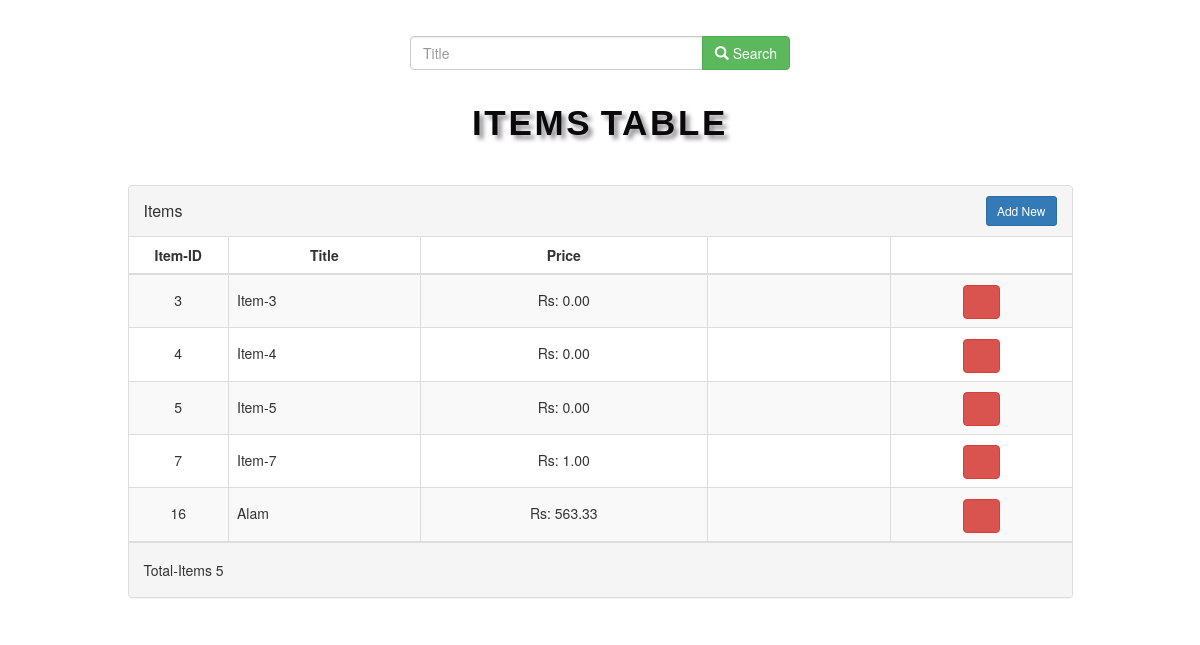
The page / on the database its author committed.
### tables this page shows
CREATE TABLE `item` (
  `item_id` int(11) NOT NULL,
  `title` varchar(50) NOT NULL DEFAULT 'N/A',
  `price` decimal(10,2) NOT NULL DEFAULT '0.00'
);

### script/items.php (called while the page is built, shortened)
<?php
function getItems(){
    $conn = connect();
    $items = array();
    $sql = "SELECT SQL_CALC_FOUND_ROWS * FROM " . TBL_ITEM ;
    try {
      $st = $conn->prepare( $sql );
      $st->execute();
      foreach ( $st->fetchAll() as $row ) {
        $items[] = $row ;
      }
      $st = $conn->query( "SELECT found_rows() AS totalRows" );
      $row = $st->fetch();
      $totalRows = $row["totalRows"];
      return  array($items, $totalRows);
    } catch ( PDOException $e ) {
      disconnect( $conn );
      die( "Query failed: " . $e->getMessage() );
    }
}
?>

### index.php (the view, shortened to what this page needs)
<?php
require_once "script/items.php" ;
if (isset($_GET['item']) && !empty($_GET['item']) )
  list($items, $totalItems) = searchItem($_GET['item']) ;
else
  list ($items,$totalItems) = getItems();
?>
<!DOCTYPE html>
<html lang="en">
<head>
  <link rel="stylesheet" href="css/bootstrap.min.css">
  <link rel="stylesheet" href="css/font-awesome.min.css">
  <link rel="stylesheet" href="css/styles.css">
</head>
<body>
<div class="container" style="margin-top: 3%;">
    <div class="col-md-4 col-md-offset-4">
      <div class="row">
      <form role="form" id="form-buscar" method="GET" action="<?php echo htmlspecialchars($_SERVER["PHP_SELF"]);?>" autocomplete="off">
        <div class="form-group">
          <div class="input-group">
              <input id="search" class="form-control" type="text" name="item" placeholder="Title" required autofocus/>
              <span class="input-group-btn">
                <button name="search" class="btn btn-success" type="submit">
                  <i class="glyphicon glyphicon-search" aria-hidden="true"></i> Search
                </button>
              </span>
          </div>
        </div>
      </form>
      </div>
    </div>
</div>
<div class="container">
  <div class="row">
    <h1 class="text-center">Items Table</h1>
    <div class="col-md-10 col-md-offset-1">
      <div class="panel panel-default panel-table">
        <div class="panel-heading">
          <div class="row">
            <div class="col col-xs-6">
              <h3 class="panel-title">Items</h3>
            </div>
            <div class="col col-xs-6 text-right">
              <button type="button" class="btn btn-sm btn-primary btn-create" data-toggle="modal" data-target="#myModal">Add New</button>
            </div>
          </div>
        </div>
        <div class="panel-body">
          <table class="table table-striped table-bordered table-list">
            <thead>
              <tr>
                <th class="text-center">Item-ID</th>
                <th class="text-center">Title</th>
                <th class="text-center">Price</th>
                <th class="text-center"><em class="fa fa-print"></em></th>
                <th class="text-center"><em class="fa fa-cog"></em></th>
              </tr>
            </thead>
            <tbody>
              <?php for ($i=0; $i < count($items); $i++) { ?>
              <tr>
                <td class="text-center"><?php echo $items[$i]['item_id'] ?></td>
                <td><?php echo $items[$i]['title'] ?></td>
                <td class="text-center">Rs: <?php echo $items[$i]['price'] ?></td>
                <td align="center">
                  <?php
                    echo '<a href="script/print.php?id=' ."{$items[$i]['item_id']}". '" class="btn btn-inverse"><em class="fa fa-file-word-o"></em></a>';
                  ?>
                </td>
                <td align="center">
                  <?php
                    echo '<a href="script/delete.php?deleteID=' ."{$items[$i]['item_id']}". '" class="btn btn-danger"><em class="fa fa-trash"></em></a>';
                  ?>
                </td>
              </tr>
              <?php } ?>
            </tbody>
          </table>
        </div>
        <div class="panel-footer">
          <div class="row">
            <div class="col col-xs-4">Total-Items <?php echo $totalItems ?></div>
          </div>
        </div>
      </div>
    </div>
  </div>
</div>
</body>
</html>

### css/styles.css (style rules this page uses)
body > div > div.row > h1 { text-shadow:4px 4px 4px rgba(46,39,45,0.5); font-weight:bold; text-transform:uppercase; color:#09080A; letter-spacing:2pt; word-spacing:-3pt; font-size:35px; font-family:comic sans, comic sans ms, cursive, verdana, arial, sans-serif; line-height:1; }
.panel-table .panel-body { padding:0; }
.panel-table .panel-body .table-bordered { border-style: none; margin:0; }
.panel-table .panel-body .table-bordered > thead > tr > th:first-of-type { text-align:center; width: 100px; }
.panel-table .panel-body .table-bordered > thead > tr > th:last-of-type, .panel-table .panel-body .table-bordered > tbody > tr > td:last-of-type { border-right: 0px; }
.panel-table .panel-body .table-bordered > thead > tr > th:first-of-type, .panel-table .panel-body .table-bordered > tbody > tr > td:first-of-type { border-left: 0px; }
.panel-table .panel-body .table-bordered > tbody > tr:first-of-type > td { border-bottom: 0px; }
.panel-table .panel-body .table-bordered > thead > tr:first-of-type > th { border-top: 0px; }
.panel-table .panel-footer .col { line-height: 34px; height: 34px; }
.panel-table .panel-heading .col h3 { line-height: 30px; height: 30px; }
.panel-table .panel-body .table-bordered > tbody > tr > td { line-height: 34px; }

### rows shown on the page
item: item_id "3", title "Item-3", price "0.00"
item: item_id "4", title "Item-4", price "0.00"
item: item_id "5", title "Item-5", price "0.00"
item: item_id "7", title "Item-7", price "1.00"
item: item_id "16", title "Alam", price "563.33"

### other values the page prints
$totalItems "5"
